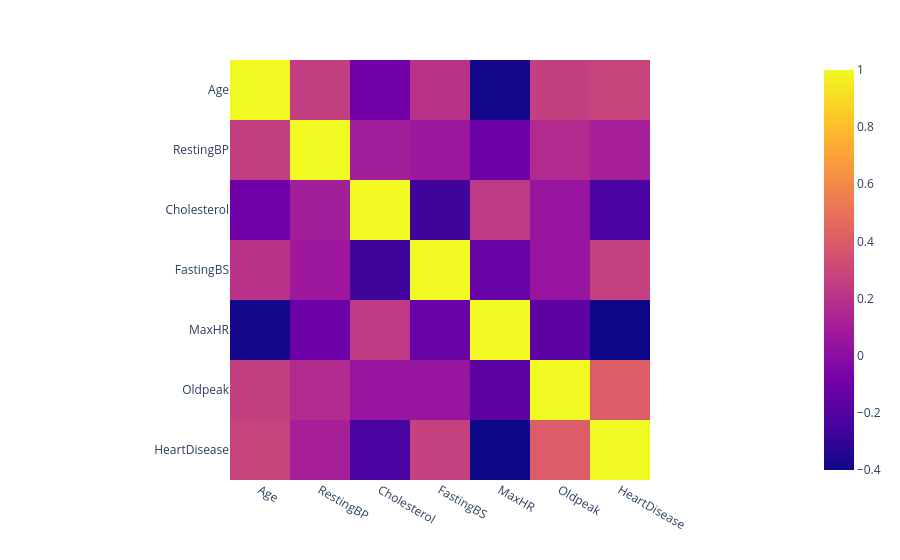

The cell this chart's notebook holds for it:
### Code cell
# вычисление корреляций
corr_matrix = df.corr(numeric_only = True)

# визуализация корреляционной матрицы
fig = px.imshow(corr_matrix)
fig.show()

### Figure 1 — Plotly figure (JSON) as saved in the notebook; plotly's stock layout.template omitted (floating-point values rounded to 4 significant figures)
{"data": [{"coloraxis": "coloraxis", "hovertemplate": "x: %{x}<br>y: %{y}<br>color: %{z}<extra></extra>", "name": "0", "type": "heatmap", "x": ["Age", "RestingBP", "Cholesterol", "FastingBS", "MaxHR", "Oldpeak", "HeartDisease"], "xaxis": "x", "y": ["Age", "RestingBP", "Cholesterol", "FastingBS", "MaxHR", "Oldpeak", "HeartDisease"], "yaxis": "y", "z": [[1.0, 0.2544, -0.09528, 0.198, -0.382, 0.2586, 0.282], [0.2544, 1.0, 0.1009, 0.07019, -0.1121, 0.1648, 0.1076], [-0.09528, 0.1009, 1.0, -0.261, 0.2358, 0.05015, -0.2327], [0.198, 0.07019, -0.261, 1.0, -0.1314, 0.0527, 0.2673], [-0.382, -0.1121, 0.2358, -0.1314, 1.0, -0.1607, -0.4004], [0.2586, 0.1648, 0.05015, 0.0527, -0.1607, 1.0, 0.404], [0.282, 0.1076, -0.2327, 0.2673, -0.4004, 0.404, 1.0]]}], "layout": {"coloraxis": {"colorscale": [[0, "#0d0887"], [0.1111, "#46039f"], [0.2222, "#7201a8"], [0.3333, "#9c179e"], [0.4444, "#bd3786"], [0.5556, "#d8576b"], [0.6667, "#ed7953"], [0.7778, "#fb9f3a"], [0.8889, "#fdca26"], [1, "#f0f921"]]}, "margin": {"t": 60}, "xaxis": {"anchor": "y", "constrain": "domain", "domain": [0, 1], "scaleanchor": "y"}, "yaxis": {"anchor": "x", "autorange": "reversed", "constrain": "domain", "domain": [0, 1]}}}
